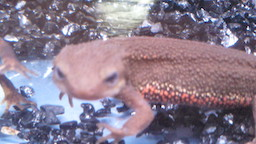
#> input picture Q_91_100/imori_1.jpg, 256 x 144 px
$ python 99.py   (older library calls are emulated)
#> lines starting #> are read from the running program, lines starting #| are printed output that depends on the picture; after the words box and inside, x2 and y2 are one past the last pixel; in counts of white or black regions, pixels touching at a corner belong together
### Q_91_100/save.py
import cv2

def result(img, name):
    cv2.imwrite(name+".jpg", img)
    cv2.imshow(name, img)
    cv2.waitKey(0)
    cv2.destroyAllWindows()

### Q_91_100/99.py

# coding: utf-8

# In[1]:


import cv2
import numpy as np
from save import result

np.random.seed(0)

def IoU(a, b):
    W_r1, H_r1 = a[2]-a[0], a[3]-a[1]
    W_r2, H_r2 = b[2]-b[0], b[3]-b[1]
    r1 = (W_r1) * (H_r1)
    r2 = (W_r2) * (H_r2)

    dw = ((W_r1 + W_r2) - (abs(b[0]-a[0]) + abs(b[2]-a[2]))) / 2
    if dw <= 0 :
        dw = 0
    dh = ((H_r1 + H_r2) - (abs(b[1]-a[1]) + abs(b[3]-a[3]))) / 2
    if dh <= 0 :
        dh = 0
    rol = dw * dh

    return rol / (r1 + r2 - rol)


def hog(gray_img):
    H, W = gray_img.shape
    gray_img = np.pad(gray_img, (1,1), 'edge')

    # gradients
    gx = gray_img[1:H+1, 2:] - gray_img[1:H+1, :W]
    gy = gray_img[2:, 1:W+1] - gray_img[:H, 1:W+1]
    gx[gx == 0] = 0.000001

    # magnitude and angle of gradients
    mag = np.sqrt(np.power(gx, 2) + np.power(gy, 2))
    ang = np.arctan(gy / gx) + np.pi/2

    # mag = (mag / np.max(mag) * 255).astype(np.uint8)
    # quantize the angle of gradients
    q_ang = np.zeros_like(ang, dtype=np.int)
    d = np.pi / 9
    for i in range(9):
        q_ang[np.where((ang >= d * i) & (ang <= d * (i+1)))] = i

    # cell
    N = 8
    cell_H = H // N
    cell_W = W // N
    hist = np.zeros((cell_H, cell_W, 9), dtype=np.float32)

    for h in range(cell_H):
        for w in range(cell_W):
            for y in range(N):
                for x in range(N):
                    hist[h, w, q_ang[N*h+y, N*w+x]] += mag[N*h+y, N*w+x]

    # normalize the histogram
    C = 3
    c = C // 2
    epsilon = 1
    for h in range(cell_H):
        for w in range(cell_W):
            hist[h, w] /= np.sqrt(np.sum(np.power(hist[max(0, h-c):min(cell_H, h+C-c), max(0, w-c):min(cell_W, w+C-c)], 2)) + epsilon)

    return hist

def resize_bilinear(img, h, w):
    H_, W_ = img.shape

    # 拡大画像の各座標
    new_x, new_y = np.meshgrid(np.arange(w), np.arange(h))
    # 拡大画像の各座標に対応する元画像上の座標
    orig_x = new_x / (1. * w / W_)
    orig_y = new_y / (1. * h / H_)

    ix = np.floor(orig_x).astype(np.int)
    iy = np.floor(orig_y).astype(np.int)
    ix = np.minimum(ix, W_-2)
    iy = np.minimum(iy, H_-2)

    dx = orig_x - ix
    dy = orig_y - iy

    out = (1-dx)*(1-dy)*img[iy,ix] + dx*(1-dy)*img[iy,ix+1] + (1-dx)*dy*img[iy+1,ix] + dx*dy*img[iy+1,ix+1]
    out[out > 255] = 255

    return out


# In[2]:


class NN:
    def __init__(self, ind=2, w=64, outd=1, lr=0.1):
        self.w1 = np.random.normal(0, 1, [ind, w])
        self.b1 = np.random.normal(0, 1, [w])
        self.w2 = np.random.normal(0, 1, [w, w])
        self.b2 = np.random.normal(0, 1, [w])
        self.wout = np.random.normal(0, 1, [w, outd])
        self.bout = np.random.normal(0, 1, [outd])
        self.lr = lr

    def forward(self, x):
        self.z1 = x
        self.z2 = sigmoid(np.dot(self.z1, self.w1) + self.b1)
        self.z3 = sigmoid(np.dot(self.z2, self.w2) + self.b2)
        self.out = sigmoid(np.dot(self.z3, self.wout) + self.bout)
        return self.out

    def train(self, x, t):
        # backpropagation output layer
        #En = t * np.log(self.out) + (1-t) * np.log(1-self.out)
        En = (self.out - t) * self.out * (1 - self.out)
        grad_En = En #np.array([En for _ in range(t.shape[0])])
        grad_wout = np.dot(self.z3.T, En)
        grad_bout = np.dot(np.ones([En.shape[0]]), En)
        self.wout -= self.lr * grad_wout#np.expand_dims(grad_wout, axis=-1)
        self.bout -= self.lr * grad_bout

        # backpropagation 2nd inter layer (added layer)
        grad_u2 = np.dot(En, self.wout.T) * self.z3 * (1 - self.z3)
        grad_w2 = np.dot(self.z2.T, grad_u2)
        grad_b2 = np.dot(np.ones([grad_u2.shape[0]]), grad_u2)
        self.w2 -= self.lr * grad_w2
        self.b2 -= self.lr * grad_b2

        # backpropagation 1st inter layer
        grad_u1 = np.dot(grad_u2, self.w2.T) * self.z2 * (1 - self.z2)
        grad_w1 = np.dot(self.z1.T, grad_u1)
        grad_b1 = np.dot(np.ones([grad_u1.shape[0]]), grad_u1)
        self.w1 -= self.lr * grad_w1
        self.b1 -= self.lr * grad_b1

def sigmoid(x):
    return 1. / (1. + np.exp(-x))

# train NN
img = cv2.imread("imori_1.jpg").astype(np.float32)
H, W, C = img.shape
#> H = 144; W = 256; C = 3

gray_img = 0.2126 * img[:,:,0] + 0.7152 * img[:,:,1] + 0.0722 * img[:,:,2]

gt = np.array((47, 41, 129, 103), dtype=np.float32)

# cropping and make database
np.random.seed(1)
crop_size = 60
crop_num = 200
resize_len = 32
F_n = ((resize_len // 8) ** 2) * 9

db = np.zeros((crop_num, F_n+1))

for i in range(crop_num):
    x1 = np.random.randint(W-60)
    y1 = np.random.randint(H-60)
    cropping = np.array((x1, y1, x1+crop_size, y1+crop_size), dtype=np.float32)
    label = 1 if IoU(cropping, gt) >= 0.5 else 0

    cropped = gray_img[y1:y1+crop_size, x1:x1+crop_size]
    cropped = resize_bilinear(cropped, resize_len, resize_len)

    db[i, :F_n] = hog(cropped).ravel()
    db[i, -1] = label
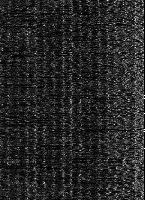
#> db: shape (200, 145) float64; min 0, max 1, mean 0.153

# train NN
nn = NN(ind=F_n, lr=0.01)
num_epoch = 10000
for i in range(num_epoch):
    nn.forward(db[:, :F_n])
    nn.train(db[:, :F_n], db[:, -1].reshape(-1, 1))
#> this loop made 10000 passes
#> pass 1, in forward, `self.z3 = sigmoid(np.dot(self.z2, self.w2) + self.b2)`:
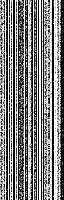
#> self.z3: shape (200, 64) float64; min 3.58e-09, max 1, mean 0.506
#> pass 1, in train, `grad_u2 = np.dot(En, self.wout.T) * self.z3 * (1 - self.z3)`:
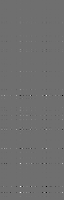
#> grad_u2: shape (200, 64) float64; min -0.00517, max 0.00669, mean -2.97e-07; drawn with min black and max white


# In[54]:


# target image
img = cv2.imread("imori_many.jpg").astype(np.float32)
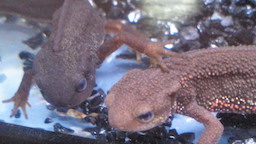
#> input picture Q_91_100/imori_many.jpg, 256 x 144 px
H, W, C = img.shape

gray_img = 0.2126 * img[:,:,0] + 0.7152 * img[:,:,1] + 0.0722 * img[:,:,2]

# resize
resize_len = 32
# HOG features
H_feature = ((resize_len // 8) ** 2) * 9

# bounding boxes [h, w]
recs = np.array(((42, 42), (56, 56), (70, 70)), dtype=np.float32)

detected = []

# sliding window
for y in range(0, H, 4):
    for x in range(0, W, 4):
        for rec in recs:
            dh, dw = int(rec[0]//2), int(rec[1]//2)
            x1 = max(0, x-dw)
            x2 = min(W, x+dw)
            y1 = max(0, y-dh)
            y2 = min(H, y+dh)
            focus_region = gray_img[y1:y2, x1:x2]
            focus_region = resize_bilinear(focus_region, resize_len, resize_len)
            focus_hog = hog(focus_region).ravel()

            proba = nn.forward(focus_hog).item()
            if proba >= 0.65:
#                 img = cv2.rectangle(img, (x1, y1), (x2, y2), (0,0,255))
                detected.append([x1, y1, x2, y2, proba])
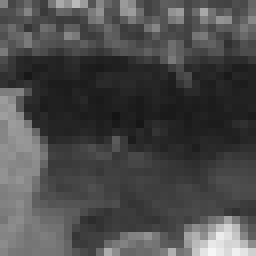
#> focus_region: shape (32, 32) float64 (shown 8 times larger); min 21.96, max 245.7, mean 75.5


# In[55]:


B = detected.copy()
# Non-maximum suppression
R = []
th = 0.25
B.sort(key=lambda x:x[-1])
while len(B)>0:
    new_B = []
    b0 = B.pop()
    R.append(b0)
    for i in range(len(B)):
        if IoU(b0[:4], B[i][:4]) > th:
            pass
        else:
            new_B.append(B[i])
    B = new_B.copy()
#> this loop made 2 passes


# In[56]:


for detection in R:
    img = cv2.rectangle(img, (detection[0], detection[1]), (detection[2], detection[3]), (0,0,255))
    img = cv2.putText(img, "{:.2f}".format(detection[-1]), (detection[0], detection[1]+10), cv2.FONT_HERSHEY_PLAIN, 0.8, (255,0,255))
#> this loop made 2 passes
#> detection on passes 1 to 2: [93, 73, 163, 143, 0.85], [12, 44, 68, 100, 0.809]
#> pass 1, `img = cv2.putText(img, "{:.2f}".format(detection[-1]), (detection[0], ..`:
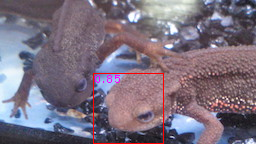
#> img: shape (144, 256, 3) float32; mean B, G, R 127.2, 111.5, 123
#> pass 2, `img = cv2.rectangle(img, (detection[0], detection[1]), (detection[2], ..`:
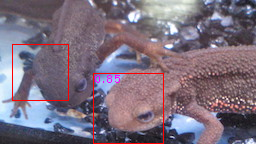
#> img: shape (144, 256, 3) float32; 0.61% of pixels changed, all inside (x1, y1, x2, y2) = (12, 44, 69, 101)


# In[57]:


out = img.astype(np.uint8)
result(out, "99")
